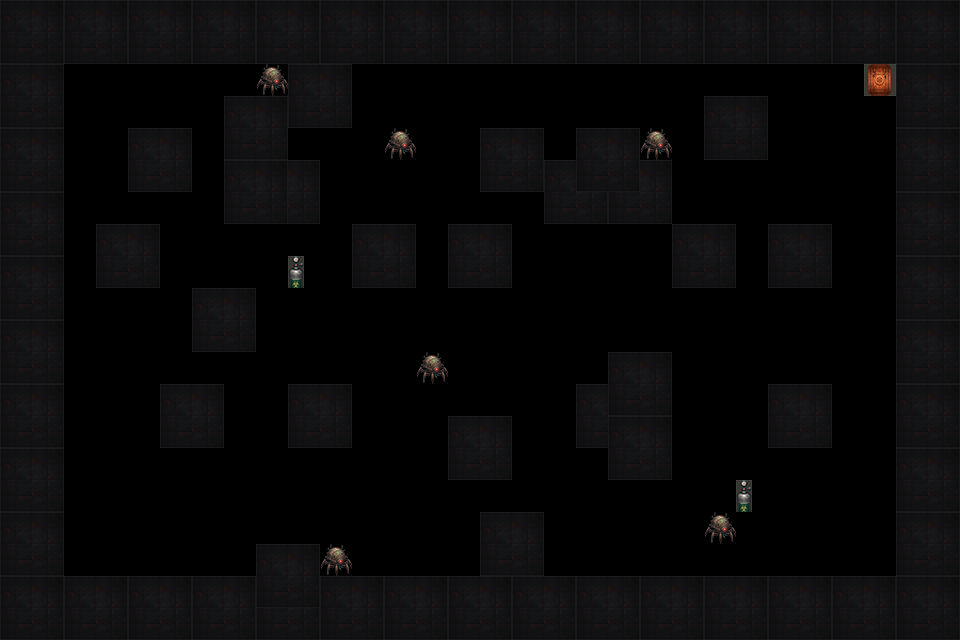

This is a level from a 2D game, rendered from its Tiled map with the project's own tilesets. A one-line summary and the complete map file follow:
An orthogonal 30x20 tile map with 32x32 px tiles, 1 tile layer (Слой тайлов 1), 4 tilesets.

<map version="1.10" tiledversion="1.11.2" orientation="orthogonal" renderorder="right-down" width="30" height="20" tilewidth="32" tileheight="32" infinite="0" nextlayerid="2" nextobjectid="1">
 <tileset firstgid="1" source="walls.tsx" />
 <tileset firstgid="5" source="Oxigen.tsx" />
 <tileset firstgid="6" source="enemy.tsx" />
 <tileset firstgid="7" source="doors.tsx" />
 <layer id="1" name="Слой тайлов 1" width="30" height="20">
  <data encoding="csv">
1,2,1,2,1,2,1,2,1,2,1,2,1,2,1,2,1,2,1,2,1,2,1,2,1,2,1,2,1,2,
3,4,3,4,3,4,3,4,3,4,3,4,3,4,3,4,3,4,3,4,3,4,3,4,3,4,3,4,3,4,
1,2,0,0,0,0,0,0,6,1,2,0,0,0,0,0,0,0,0,0,0,0,0,0,0,0,0,7,1,2,
3,4,0,0,0,0,0,1,2,3,4,0,0,0,0,0,0,0,0,0,0,0,1,2,0,0,0,0,3,4,
1,2,0,0,1,2,0,3,4,0,0,0,6,0,0,1,2,0,1,2,6,0,3,4,0,0,0,0,1,2,
3,4,0,0,3,4,0,1,2,2,0,0,0,0,0,3,4,1,3,4,2,0,0,0,0,0,0,0,3,4,
1,2,0,0,0,0,0,3,4,4,0,0,0,0,0,0,0,3,4,3,4,0,0,0,0,0,0,0,1,2,
3,4,0,1,2,0,0,0,0,0,0,1,2,0,1,2,0,0,0,0,0,1,2,0,1,2,0,0,3,4,
1,2,0,3,4,0,0,0,0,5,0,3,4,0,3,4,0,0,0,0,0,3,4,0,3,4,0,0,1,2,
3,4,0,0,0,0,1,2,0,0,0,0,0,0,0,0,0,0,0,0,0,0,0,0,0,0,0,0,3,4,
1,2,0,0,0,0,3,4,0,0,0,0,0,0,0,0,0,0,0,0,0,0,0,0,0,0,0,0,1,2,
3,4,0,0,0,0,0,0,0,0,0,0,0,6,0,0,0,0,0,1,2,0,0,0,0,0,0,0,3,4,
1,2,0,0,0,1,2,0,0,1,2,0,0,0,0,0,0,0,1,3,4,0,0,0,1,2,0,0,1,2,
3,4,0,0,0,3,4,0,0,3,4,0,0,0,1,2,0,0,3,1,2,0,0,0,3,4,0,0,3,4,
1,2,0,0,0,0,0,0,0,0,0,0,0,0,3,4,0,0,0,3,4,0,0,0,0,0,0,0,1,2,
3,4,0,0,0,0,0,0,0,0,0,0,0,0,0,0,0,0,0,0,0,0,0,5,0,0,0,0,3,4,
1,2,0,0,0,0,0,0,0,0,0,0,0,0,0,1,2,0,0,0,0,0,6,0,0,0,0,0,1,2,
3,4,0,0,0,0,0,0,1,2,6,0,0,0,0,3,4,0,0,0,0,0,0,0,0,0,0,0,3,4,
1,2,1,2,1,2,1,2,3,4,1,2,1,2,1,2,1,2,1,2,1,2,1,2,1,2,1,2,1,2,
3,4,3,4,3,4,3,4,3,4,3,4,3,4,3,4,3,4,3,4,3,4,3,4,3,4,3,4,3,4
</data>
 </layer>
</map>
